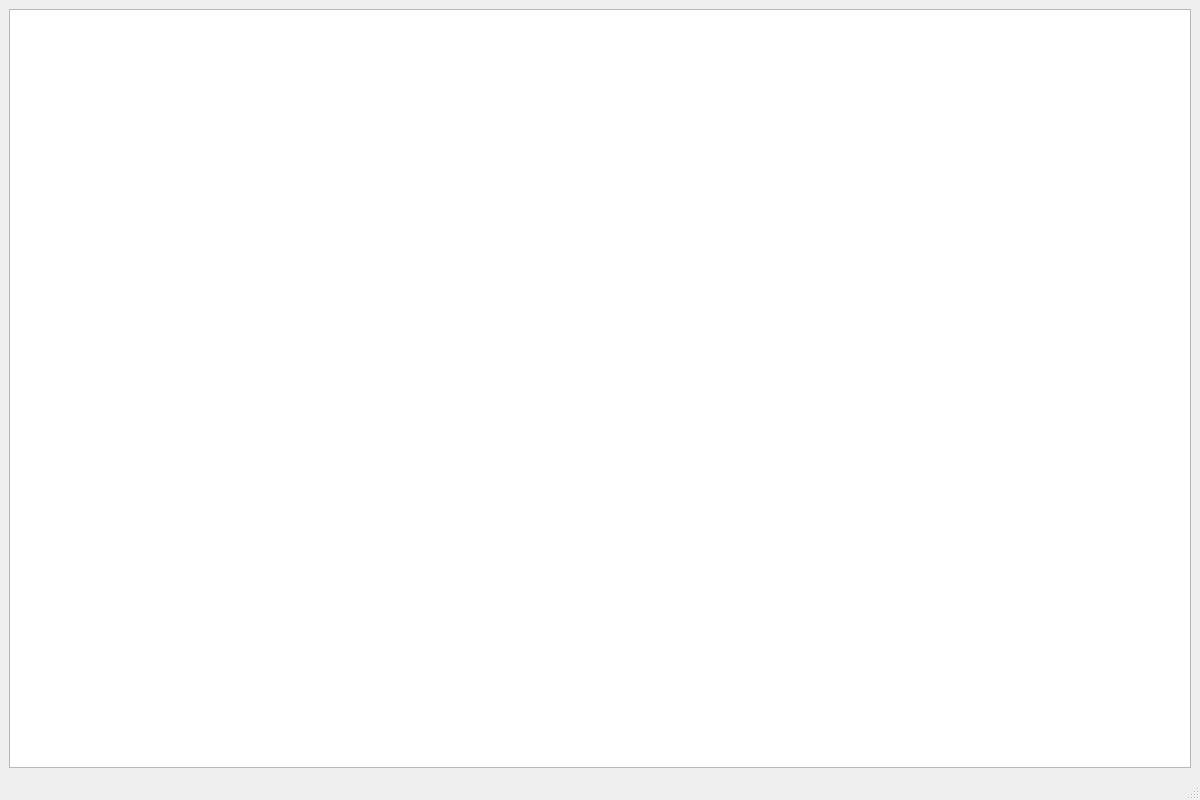
<?xml version="1.0" encoding="UTF-8"?>
<ui version="4.0">
 <class>MainWindow</class>
 <widget class="QMainWindow" name="MainWindow">
  <property name="geometry">
   <rect>
    <x>0</x>
    <y>0</y>
    <width>1200</width>
    <height>800</height>
   </rect>
  </property>
  <property name="minimumSize">
   <size>
    <width>1200</width>
    <height>800</height>
   </size>
  </property>
  <property name="baseSize">
   <size>
    <width>0</width>
    <height>0</height>
   </size>
  </property>
  <property name="font">
   <font>
    <family>Source Code Pro</family>
    <pointsize>10</pointsize>
   </font>
  </property>
  <property name="windowTitle">
   <string>Signal Magician</string>
  </property>
  <widget class="QWidget" name="centralwidget">
   <layout class="QVBoxLayout" name="verticalLayout">
    <item>
     <widget class="QGraphicsView" name="graphicsView">
      <property name="backgroundBrush">
       <brush brushstyle="SolidPattern">
        <color alpha="255">
         <red>190</red>
         <green>190</green>
         <blue>190</blue>
        </color>
       </brush>
      </property>
     </widget>
    </item>
   </layout>
  </widget>
  <widget class="QMenuBar" name="menubar">
   <property name="geometry">
    <rect>
     <x>0</x>
     <y>0</y>
     <width>1200</width>
     <height>26</height>
    </rect>
   </property>
  </widget>
  <widget class="QStatusBar" name="statusbar"/>
 </widget>
 <resources/>
 <connections/>
</ui>
